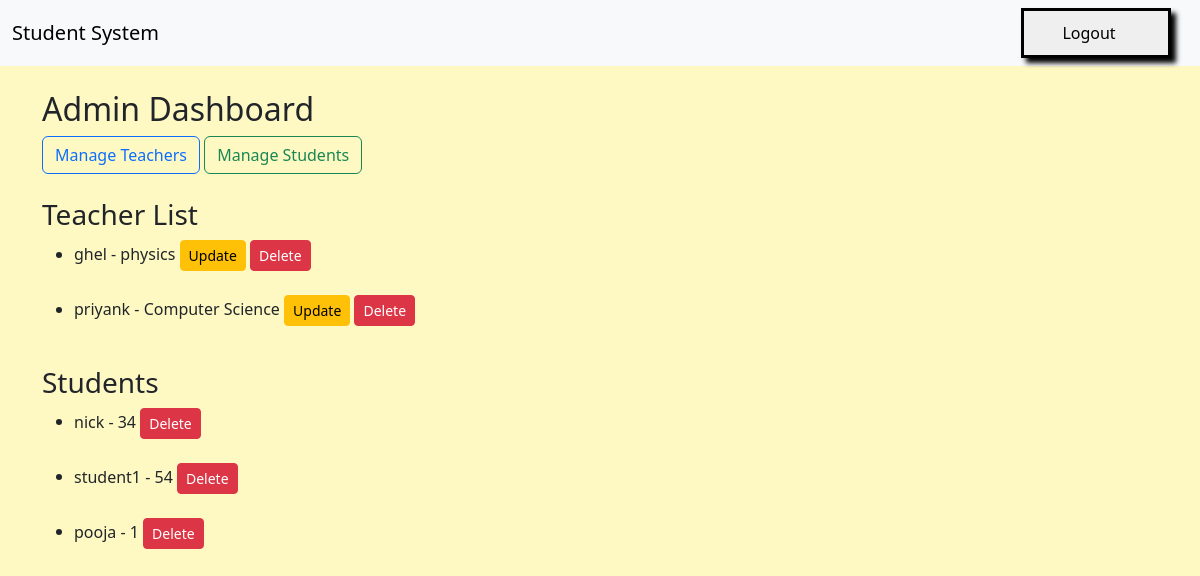
The app's page /name/dashboard/ (signed in) with its own data.
### base/models.py (models this page shows)
class User(AbstractUser):
    ROLE_CHOICES = (
        ('admin', 'Admin'),
        ('teacher', 'Teacher'),
        ('student', 'Student'),
    )
    role = models.CharField(max_length=10, choices=ROLE_CHOICES)
    roll_number = models.CharField(max_length=20, unique=True, null = True, blank=True)
    subject = models.CharField(max_length=100, blank=True)
    class_name = models.CharField(max_length=50, blank=True)
    def __str__(self):
        return self.username

### base/views.py (the view)
# urls.py: path('name/dashboard/', views.admin_dashboard, name='admin_dashboard'),
@login_required
def admin_dashboard(request):
    print("admin method------",request.user)
    print("method-----", request.method)
    teachers = User.objects.filter(role = 'teacher')
    students = User.objects.filter(role = 'student')
    return render(request, 'admin_dashboard.html', {'teachers': teachers, 'students': students})

### base/templates/admin_dashboard.html (shortened to what this page needs)
{% extends 'base.html' %}
{% block content %}
<h2>Admin Dashboard</h2>
<form method = "POST">
<a href="{% url 'manage_teacher' %}" class="btn btn-outline-primary">Manage Teachers</a>
<a href="{% url 'manage_student' %}" class="btn btn-outline-success">Manage Students</a>
<h3 class="mt-4">Teacher List</h3>
    <ul>
        {% for teacher in teachers %}
        <li>{{ teacher.username }} - {{ teacher.subject }}
            <a href="{% url 'update_teacher' teacher.id %}" class="btn btn-warning btn-sm">Update</a>
            <a href="{% url 'delete_teacher' teacher.id%}" class="btn btn-danger btn-sm" onclick="return confirm('Are you sure you want to delete this student?');">Delete</a>
        </li><br>
        {% endfor %}
    </ul>
<h3>Students</h3>
<ul>
    {% for student in students %}
        <li>{{ student.username }} - {{student.roll_number}}
            <a href="{% url 'delete_student' student.id %}" class="btn btn-danger btn-sm" onclick="return confirm('Are you sure you want to delete this student?');">Delete</a>
        </li><br>
    {% endfor %}
</ul>
</form>
{% endblock %}

### records on screen
User: username "ghel", subject "physics"
User: username "priyank", subject "Computer Science"
User: username "nick", roll_number "34"
User: username "student1", roll_number "54"
User: username "pooja", roll_number "1"
